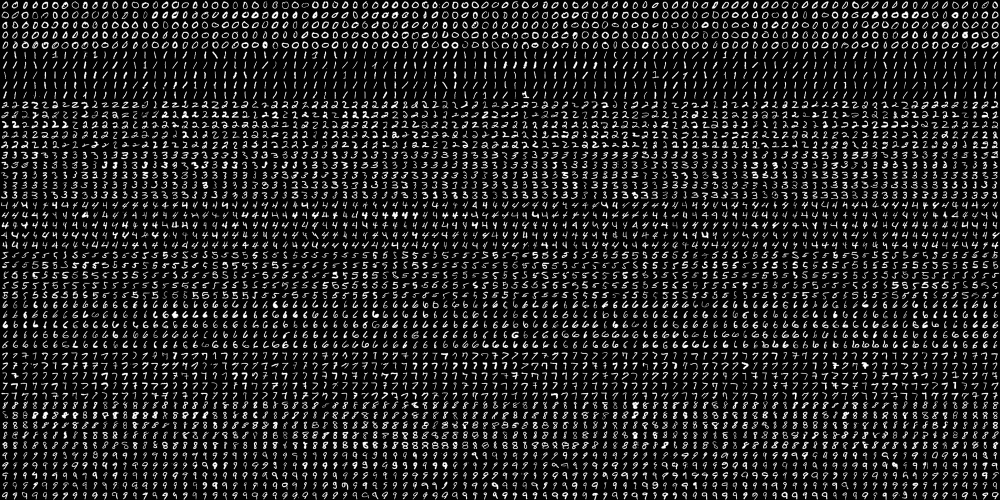
#> input picture Parts/Part7/data/digits.png, 2000 x 1000 px (shown at 1/2 size)
$ python 'cv70 KNN 字元辨識.py'
#> lines starting #> are read from the running program, lines starting #| are printed output that depends on the picture
'''cv70: KNN字元辨識'''
import numpy as np
import cv2 as cv
import matplotlib.pyplot as plt
img = cv.imread('data/digits.png')
#> img is the input picture: shape (1000, 2000, 3); min 0, max 255, mean 33.8
gray = cv.cvtColor(img,cv.COLOR_BGR2GRAY)

# 切分成5000個子影像(高50x寬100份)，每份20x20像素。
cells = [np.hsplit(row,100) for row in np.vsplit(gray,50)]
#> cells = 50 items
# 轉換成 numpy array，尺寸是(50,100,20,20)
x = np.array(cells)
# 左半邊是訓練集，右半邊是測試集
train = x[:,:50].reshape(-1,400).astype(np.float32) # train.shape = (2500,400)
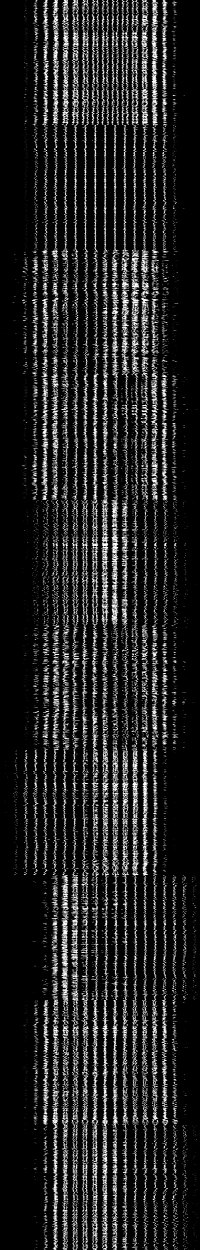
#> train: shape (2500, 400) float32 (shown at 1/2 size); min 0, max 255, mean 33.8
test = x[:,50:100].reshape(-1,400).astype(np.float32) # test.shape = (2500,400)
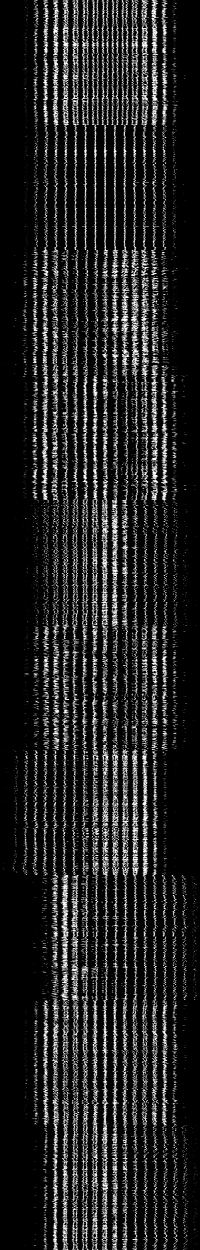
#> test: shape (2500, 400) float32 (shown at 1/2 size); min 0, max 255, mean 33.8

# 建立跟train和test同數量的數值標記
digit = np.arange(10)
train_labels = np.repeat(digit ,250)[:,np.newaxis] #train_labels序列中，每個digit數值重複250次
test_labels = train_labels.copy() #將train_labels複製到test_labels
# 建立KNN訓練模式
knn = cv.ml.KNearest_create()
knn.train(train, cv.ml.ROW_SAMPLE, train_labels) #ROW_SAMPLE: 每一筆資料都是 row 方向的
ret,result,neighbours,dist = knn.findNearest(test,k=3) #使用訓練好的 KNN，k=5
#> ret = 0; result = 2500 values, max 9 at index 926, min 0 at index 0, mean 4.45; neighbours = 2500 rows, first 8: [0, 0, 0], [0, 0, 0], [0, 0, 0], [0, 0, 5], [0, 0, 0], [0, 0, 0], [0, 0, 0], [6, 0, 0]; dist = 2500 rows, first 8: [361955, 598018, 606136], [790595, 959768, 1055851], [534520, 641045, 681043], [943748, 958162, 1052576], [796400, 841097, 878670], [396251, 671587, 715542], [554480, 930407, 950878], [681043, 1123587, 1253228]
# 準確度評估
matches = result==test_labels #辨識成功的影像在 matches 標記為1，其它標記為0
correct = np.count_nonzero(matches) #計算 matches 中的非零數值數量
#> correct = 2291
accuracy = correct*100.0/result.size
#> accuracy = 91.64
print('accuracy= ', accuracy, '%') #計算準確度
#| accuracy=  91.64 %

p = np.random.randint(2500, size=12) #隨機產生12個[0 2499]間的整數數值

fig = plt.figure()
for i in range(12):
    fig.add_subplot(3,4,i+1)
    im= np.reshape(test[p[i],:],(20,20)) #將第p[i]個影像資料還原成20x20尺寸
    plt.imshow(im, cmap= 'gray')
    plt.axis("off")
    test_i= int(test_labels[p[i]]) #第p[i]個影像的數值
    result_i= int(result[p[i]]) #第p[i]個影像的KNN估計數值
    if test_i== result_i: #如果答對，顯示黑色
        plt.title('No.'+str(p[i])+': '+str(result_i), fontsize= 16)
    else: #如果答錯，顯示紅色
        plt.title('No.'+str(p[i])+': '+str(result_i)+' (X)', fontsize= 16, color='r')
#> this loop made 12 passes
#> result_i on passes 1 to 12: 6, 3, 3, 6, 4, 1, 7, 7, 4, 2, 8, 8
#> pass 1, `im= np.reshape(test[p[i],:],(20,20))`:
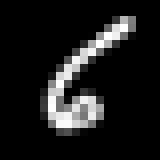
#> im: shape (20, 20) float32 (shown 8 times larger); min 0, max 255, mean 27.3
#> pass 2, `im= np.reshape(test[p[i],:],(20,20))`:
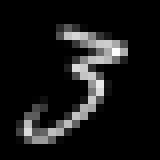
#> im: shape (20, 20) float32 (shown 8 times larger); min 0, max 255, mean 22.8
#> pass 3, `im= np.reshape(test[p[i],:],(20,20))`:
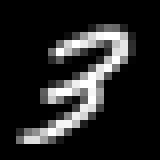
#> im: shape (20, 20) float32 (shown 8 times larger); min 0, max 255, mean 36.8

#全螢幕顯示
figManager = plt.get_current_fig_manager()
figManager.window.showMaximized()
plt.show() #顯示圖形陣列
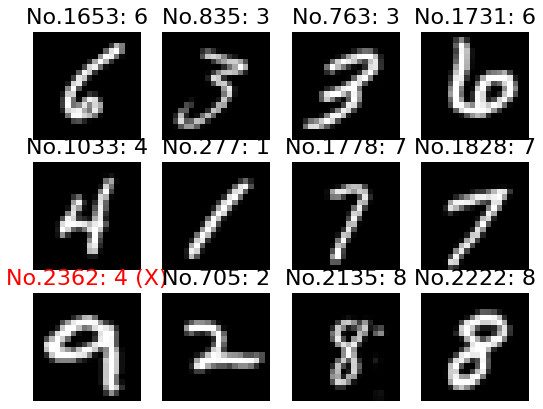
#> figure drawn by matplotlib, 12 panels
